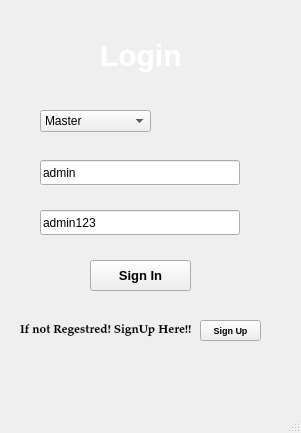
<?xml version="1.0" encoding="UTF-8"?>
<ui version="4.0">
 <class>MainWindow</class>
 <widget class="QMainWindow" name="MainWindow">
  <property name="geometry">
   <rect>
    <x>0</x>
    <y>0</y>
    <width>301</width>
    <height>433</height>
   </rect>
  </property>
  <property name="windowTitle">
   <string>MainWindow</string>
  </property>
  <widget class="QWidget" name="centralwidget">
   <widget class="QWidget" name="login" native="true">
    <property name="geometry">
     <rect>
      <x>10</x>
      <y>0</y>
      <width>284</width>
      <height>385</height>
     </rect>
    </property>
    <property name="minimumSize">
     <size>
      <width>100</width>
      <height>0</height>
     </size>
    </property>
    <property name="maximumSize">
     <size>
      <width>284</width>
      <height>16777215</height>
     </size>
    </property>
    <property name="baseSize">
     <size>
      <width>0</width>
      <height>0</height>
     </size>
    </property>
    <property name="styleSheet">
     <string notr="true"/>
    </property>
    <widget class="QLabel" name="label_2">
     <property name="geometry">
      <rect>
       <x>90</x>
       <y>35</y>
       <width>101</width>
       <height>41</height>
      </rect>
     </property>
     <property name="font">
      <font>
       <pointsize>-1</pointsize>
       <weight>75</weight>
       <bold>true</bold>
      </font>
     </property>
     <property name="styleSheet">
      <string notr="true">#label_2{
font-weight:bold;
font-size:30px;
color:white

}</string>
     </property>
     <property name="text">
      <string>Login</string>
     </property>
    </widget>
    <widget class="QPushButton" name="pblogSignIn">
     <property name="geometry">
      <rect>
       <x>80</x>
       <y>260</y>
       <width>101</width>
       <height>31</height>
      </rect>
     </property>
     <property name="font">
      <font>
       <family>Nirmala UI</family>
       <pointsize>10</pointsize>
       <weight>75</weight>
       <bold>true</bold>
      </font>
     </property>
     <property name="styleSheet">
      <string notr="true"/>
     </property>
     <property name="text">
      <string>Sign In</string>
     </property>
    </widget>
    <widget class="QLineEdit" name="leUsername">
     <property name="geometry">
      <rect>
       <x>30</x>
       <y>160</y>
       <width>200</width>
       <height>25</height>
      </rect>
     </property>
     <property name="minimumSize">
      <size>
       <width>200</width>
       <height>0</height>
      </size>
     </property>
     <property name="styleSheet">
      <string notr="true"/>
     </property>
     <property name="text">
      <string>admin</string>
     </property>
     <property name="placeholderText">
      <string>UserName</string>
     </property>
     <property name="cursorMoveStyle">
      <enum>Qt::LogicalMoveStyle</enum>
     </property>
    </widget>
    <widget class="QLineEdit" name="lePW">
     <property name="geometry">
      <rect>
       <x>30</x>
       <y>210</y>
       <width>200</width>
       <height>25</height>
      </rect>
     </property>
     <property name="minimumSize">
      <size>
       <width>200</width>
       <height>0</height>
      </size>
     </property>
     <property name="styleSheet">
      <string notr="true"/>
     </property>
     <property name="text">
      <string>admin123</string>
     </property>
     <property name="placeholderText">
      <string>Password</string>
     </property>
     <property name="cursorMoveStyle">
      <enum>Qt::LogicalMoveStyle</enum>
     </property>
    </widget>
    <widget class="QLabel" name="label_3">
     <property name="geometry">
      <rect>
       <x>10</x>
       <y>320</y>
       <width>171</width>
       <height>20</height>
      </rect>
     </property>
     <property name="font">
      <font>
       <family>Palatino Linotype</family>
       <weight>75</weight>
       <bold>true</bold>
      </font>
     </property>
     <property name="text">
      <string>If not Regestred! SignUp Here!!!</string>
     </property>
    </widget>
    <widget class="QPushButton" name="pblogSignUp">
     <property name="geometry">
      <rect>
       <x>190</x>
       <y>320</y>
       <width>61</width>
       <height>21</height>
      </rect>
     </property>
     <property name="font">
      <font>
       <family>Nirmala UI</family>
       <pointsize>7</pointsize>
       <weight>75</weight>
       <bold>true</bold>
      </font>
     </property>
     <property name="styleSheet">
      <string notr="true"/>
     </property>
     <property name="text">
      <string>Sign Up</string>
     </property>
    </widget>
    <widget class="QComboBox" name="comboBox">
     <property name="geometry">
      <rect>
       <x>30</x>
       <y>110</y>
       <width>111</width>
       <height>22</height>
      </rect>
     </property>
     <item>
      <property name="text">
       <string>Master</string>
      </property>
     </item>
     <item>
      <property name="text">
       <string>Branch</string>
      </property>
     </item>
     <item>
      <property name="text">
       <string>Client</string>
      </property>
     </item>
    </widget>
   </widget>
  </widget>
  <widget class="QMenuBar" name="menubar">
   <property name="geometry">
    <rect>
     <x>0</x>
     <y>0</y>
     <width>301</width>
     <height>21</height>
    </rect>
   </property>
  </widget>
  <widget class="QStatusBar" name="statusbar"/>
 </widget>
 <resources/>
 <connections/>
</ui>
